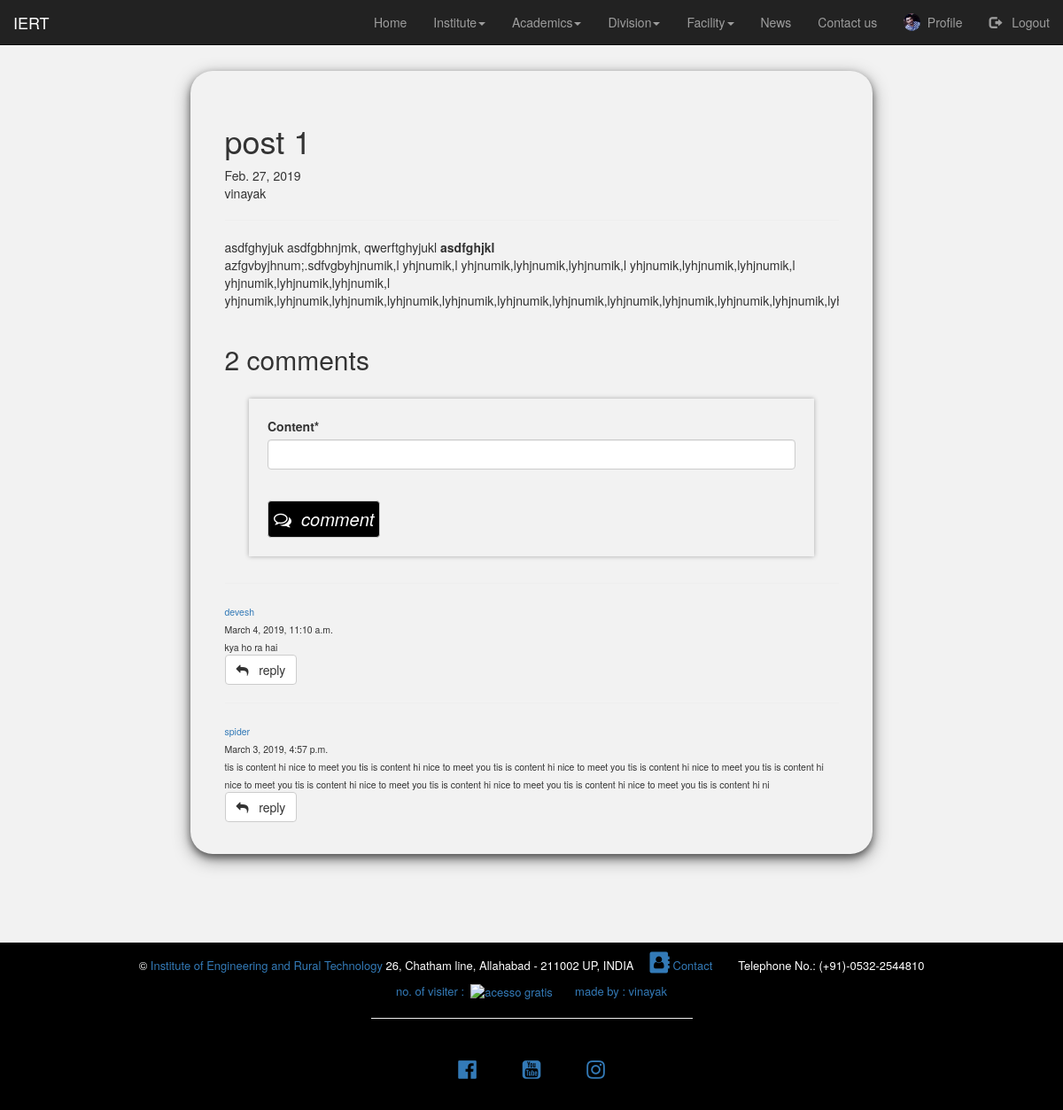
Before: /news/new_comments/3 (signed in) with the older database file.
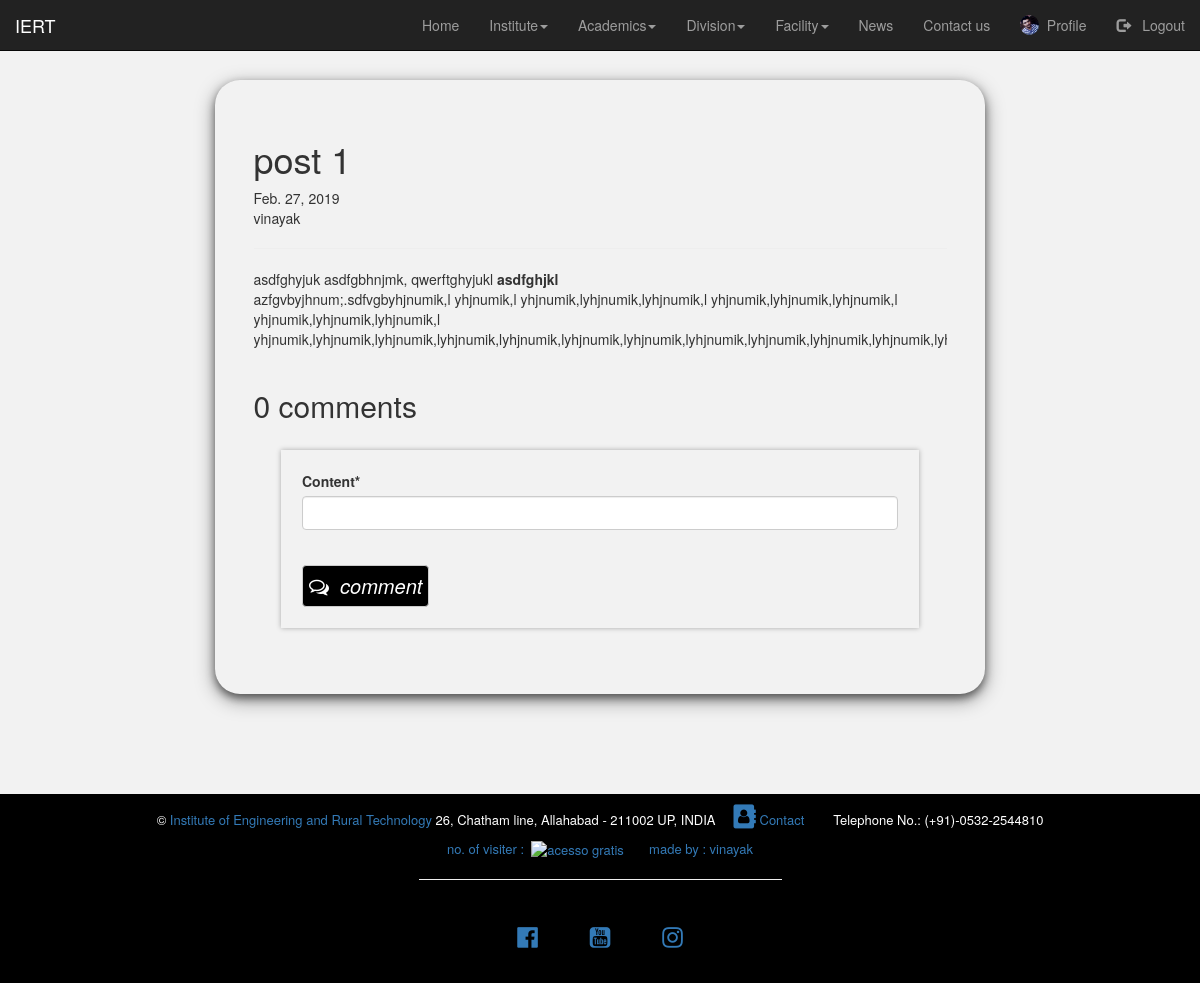
After: the same page with the newer database file.
### iert_news/models.py (models this page shows, shortened)
class Comment(models.Model):
    news=models.ForeignKey(new,on_delete=models.CASCADE)
    user=models.ForeignKey(User,on_delete=models.CASCADE)
    reply=models.ForeignKey('self',null=True,related_name='replies',on_delete=models.CASCADE)
    content=models.CharField(max_length=300)
    time=models.DateTimeField(auto_now_add=True)

### iert_news/views.py (the view, shortened to what this page needs)
# urls.py: path('new_comments/<int:id>',views.new_comments,name="new_comments"),
def new_comments(request,id):
    news = get_object_or_404(new,id=id)
    com=Comment.objects.filter(news=news,reply=None).order_by('-id')
    form = CommentForm()
    page_details={
                    "title":"comments",
                    "com":com,
                    "news":news,
                    "form":form
    }
    return render(request,"iert_news/comments.html",page_details)

### iert_news/forms.py
class CommentForm(forms.ModelForm):
    class Meta:
        model = Comment
        fields = ['content']

### iert_news/templates/iert_news/comments.html (shortened to what this page needs)
{% extends "home/index.html" %}
{% load crispy_forms_tags %}
{% block start %}
<div class="row">
  <div class="col-md-8 col-md-offset-2">
    <article>
      <div class="title">
        <h1>{{news.title}}</h1>
        {{news.date}}
        <br />
        {{news.author}}
      </div>
      <hr />
      <div class="info">
        {{news.info|safe}}
      </div>
      <br />
      <h2>{{com.count}} comments</h2>
      {% if user.is_authenticated %}
      <form method="POST" style="border:0; margin: 4%; background: #f2f2f2; padding:3%;">
        {{ form|crispy }}
        <br />
        <button style="background: black; font-size: 2rem; padding:1%; color: white;" class="btn btn-default" type="submit"><i class="fa fa-comments-o" aria-hidden="true"></i>&nbsp; comment</button>
      </form>
      {% endif %}
      {% for i in com %}
      <sub>
        <hr />
        <a>{{i.user}}</a><br />
        {{i.time}}<br />
        {{i.content}}<br />
        <button class="btn btn-default replybutton"><i class="fa fa-reply" aria-hidden="true"></i> &nbsp; reply</button>
      </sub>
      {% endfor %}
  </div>
</div>
{% endblock %}

### home/templates/home/index.html (shortened to what this page needs)
{% load static %}
{% load pwa %}
<!DOCTYPE html>
<html lang="en">
<head>
  <link rel="stylesheet" href="https://maxcdn.bootstrapcdn.com/bootstrap/3.3.7/css/bootstrap.min.css" />
  <link rel="stylesheet" href="https://cdnjs.cloudflare.com/ajax/libs/font-awesome/4.7.0/css/font-awesome.min.css">
</head>
<body class="container-fluid">
  <header class="row">
    <nav class="navbar navbar-inverse navbar-fixed-top">
      <div class="container-fluid">
        <div class="navbar-header">
          <a class="navbar-brand" class="styleheader" href="{% url "index" %}">IERT</a>
        </div>
        <div class="collapse navbar-collapse" id="mainNavBar">
          <ul class="nav navbar-nav navbar-right">
            <li ><a href="{% url "index" %}">Home</a></li>
            <li class="dropdown"><a class="dropdown-toggle" data-toggle="dropdown" href="#">Institute<span class="caret"></span></a>
            </li>
            <li class="dropdown"><a class="dropdown-toggle" data-toggle="dropdown" href="#">Academics<span class="caret"></span></a>
            </li>
            <li class="dropdown"><a class="dropdown-toggle" data-toggle="dropdown" href="#">Division<span class="caret"></span></a>
            </li>
            <li class="dropdown"><a class="dropdown-toggle" data-toggle="dropdown" href="#">Facility<span class="caret"></span></a>
            </li>
          </ul>
          <li><a href="{% url "news" %}">News</a></li>
          <li><a href="{% url "contact_us" %}">Contact us</a></li>
            {% if user.is_authenticated %}
            <li><a href="{% url "profile" %}"><img src="{{user.profile.image.url}}" style="height: 2rem; float: left;" class="img-responsive img-circle"/> &nbsp; Profile</a></li>
            <li><a href="{% url "logout" %}"><span class="glyphicon glyphicon-log-out"></span> &nbsp; Logout</a></li>
            {% else %}
            <li><a href="{% url "register" %}"><span class="glyphicon glyphicon-user"></span> &nbsp; Sign up</a></li>
            <li><a href="{% url "login" %}"><span class="glyphicon glyphicon-log-in"></span> &nbsp; Log in</a></li>
            {% endif %}
        </div>
      </div>
    </nav>
  </header>
  <br/>
  <br/>
  <br/>
  <br/>
    {% block start %}{% endblock %}
  <footer class="row" style="margin-top: 4%; margin-bottom: 0; position: relative; bottom: 0;">
    <div class="row mt-4" style="color:white;background-color:black;text-align:center;padding:10px;margin-top:7px;font-size:1.3rem;">
      <p>&copy;<a href="#"> Institute of Engineering and Rural Technology</a> 26, Chatham line, Allahabad - 211002 UP, INDIA &nbsp;&nbsp;&nbsp; <a href="{% url "contact_us" %}"><i class="fa fa-address-book" style="font-size:24px"></i>&nbsp;Contact</a>&nbsp;&nbsp;&nbsp;&nbsp;&nbsp;&nbsp;&nbsp; Telephone No.:
        (+91)-0532-2544810</p>
      <div align=center><a href='#'>no. of visiter :&nbsp;&nbsp;<img src='https://www.counter12.com/img-y0ww8WAbZbzWbZCc-50.gif' border='0' alt='acesso gratis'></a>
        <a href="#" >&nbsp; &nbsp; &nbsp; made by : vinayak</a>
      </div>
      <hr width="30%" align="center"/>
      <a href="#"><i class="fa fa-facebook-official" style="font-size:24px; margin: 2%;"></i></a>
      <a href="#"><i class="fa fa-youtube-square" style="font-size:24px; margin: 2%;"></i></a>
      <a href="#"><i class="fa fa-instagram" style="font-size:24px; margin: 2%;"></i></a>
    </div>
  </footer>
</body>
</html>

Changed rows visible on the page:
removed Comment: user "devesh", time "March 4, 2019, 11:10 a.m.", content "kya ho ra hai"
removed Comment: user "spider", time "March 3, 2019, 4:57 p.m.", content "tis is content hi nice to meet you tis is content hi nice to meet you tis is content hi nice to meet you tis is content hi nice to meet you tis is content hi nice to meet you tis is content hi nice to meet you tis is content hi nice to meet you tis is content hi nice to meet you tis is content hi ni"
Other visible differences:
{{ com.count }}: "2" → "0"
